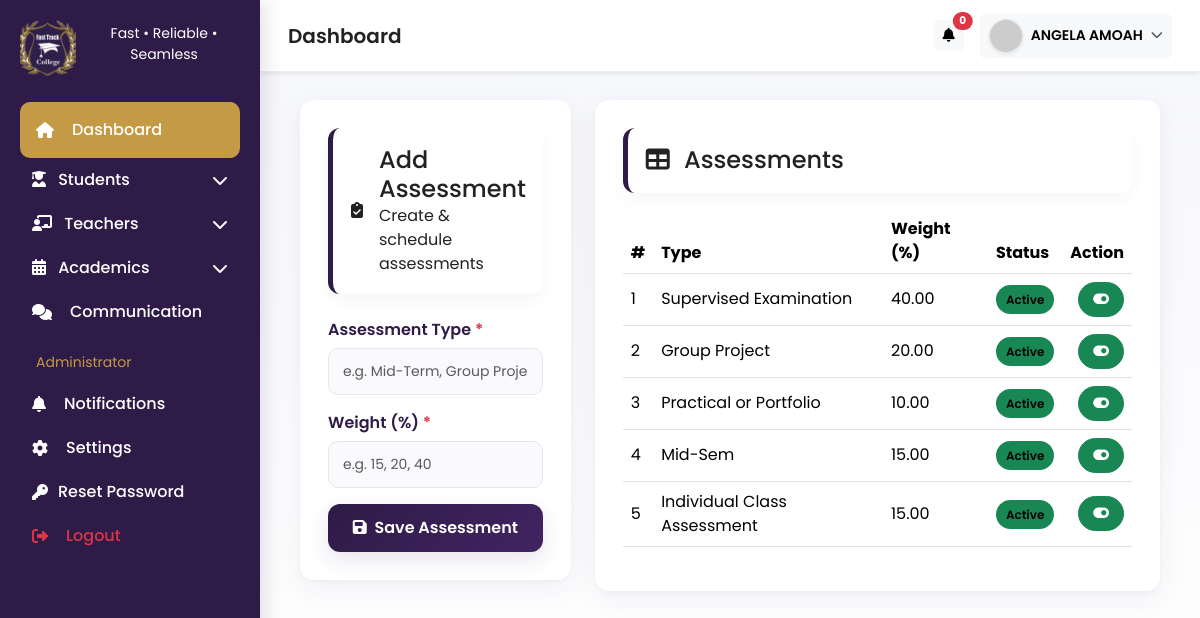
The app's page /pages/add_assessment.php (signed in) with its own data.
### tables this page shows
CREATE TABLE `assessments` (
  `id` int(11) NOT NULL,
  `type` varchar(100) NOT NULL,
  `weight` decimal(5,2) NOT NULL,
  `status` enum('Active','Inactive') DEFAULT 'Active',
  `created_at` timestamp NOT NULL DEFAULT current_timestamp(),
  `updated_at` timestamp NOT NULL DEFAULT current_timestamp() ON UPDATE current_timestamp()
);

### pages/add_assessment.php (the view, shortened to what this page needs)
<?php
include '../includes/db_connection.php';
?>
<!DOCTYPE html>
<html lang="en">
<head>
    <link href="https://cdn.jsdelivr.net/npm/bootstrap@5.3.2/dist/css/bootstrap.min.css" rel="stylesheet">
    <link href="https://cdnjs.cloudflare.com/ajax/libs/font-awesome/6.5.0/css/all.min.css" rel="stylesheet">
    <link href="../assets/css/styles.css" rel="stylesheet">
</head>
<body>
    <?php
if ($_SESSION['user_role'] === 'Super_Admin') {
    include '../includes/super_admin_sidebar.php';
} elseif ($_SESSION['user_role'] === 'Administrator') {
    include '../includes/administrator_sidebar.php';
}
?>
    <?php include '../includes/topbar.php'; ?>
    <main class="main" id="main">
        <div class="container-fluid">
            <div class="row g-4">
                <div class="col-lg-4">
                    <div class="form-card">
                        <div class="header-box mb-4 d-flex align-items-center gap-3">
                            <div class="icon-box">
                                <i class="fas fa-clipboard-check"></i>
                            </div>
                            <div>
                                <h4 class="title-h mb-0">Add Assessment</h4>
                                <div class="subtitle">Create & schedule assessments</div>
                            </div>
                        </div>
                        <form action="../handlers/process_add_assessment.php" method="POST">
                            <div class="mb-3">
                                <label class="form-label">Assessment Type <span class="text-danger">*</span></label>
                                <input type="text" name="type" class="form-control form-control-lg"
                                    placeholder="e.g. Mid-Term, Group Project" required>
                            </div>
                            <div class="mb-3">
                                <label class="form-label">
                                    Weight (%) <span class="text-danger">*</span>
                                </label>
                                <input type="number" name="weight" class="form-control form-control-lg" min="0"
                                    max="100" step="0.01" placeholder="e.g. 15, 20, 40" required>
                            </div>
                            <button class="btn-primary-custom w-100">
                                <i class="fas fa-save me-1"></i> Save Assessment
                            </button>
                        </form>
                    </div>
                </div>
                <div class="col-lg-8">
                    <div class="form-card">
                        <div class="header-box mb-3">
                            <h4 class="title-h mb-0">
                                <i class="fas fa-table me-2"></i> Assessments
                            </h4>
                        </div>
                        <div class="table-responsive">
                            <table class="table table-hover align-middle">
                                <thead>
                                    <tr>
                                        <th>#</th>
                                        <th>Type</th>
                                        <th>Weight (%)</th>
                                        <th>Status</th>
                                        <th class="text-end">Action</th>
                                    </tr>
                                </thead>
                                <tbody>
                                    <?php
                        $stmt = $pdo->query("SELECT * FROM assessments ORDER BY id DESC");
                        $i = 1;
                        foreach ($stmt as $row):
                            $isActive = $row['status'] === 'Active';
                        ?>
                                    <tr>
                                        <td><?= $i++ ?></td>
                                        <td><?= htmlspecialchars($row['type']) ?></td>
                                        <td><?= htmlspecialchars($row['weight']) ?></td>
                                        <td>
                                            <span class="status-badge <?= $isActive ? 'bg-success' : 'bg-danger' ?>">
                                                <?= $row['status'] ?>
                                            </span>
                                        </td>
                                        <td class="text-end">
                                            <a href="../handlers/toggle_assessment_status.php?id=<?= $row['id'] ?>"
                                                class="btn btn-sm toggle-btn <?= $isActive ? 'btn-success' : 'btn-danger' ?>">
                                                <i class="fas <?= $isActive ? 'fa-toggle-on' : 'fa-toggle-off' ?>"></i>
                                            </a>
                                        </td>
                                    </tr>
                                    <?php endforeach; ?>
                                </tbody>
                            </table>
                        </div>
                    </div>
                </div>
            </div>
        </div>
    </main>
</body>
</html>

### Assets/css/styles.css (style rules this page uses)
:root { --primary-dark: #2e1b47; --primary-500: #412461; --accent: #c49a47; --muted: #6b6b6b; --surface: #ffffff; --soft: #faf9fc; --glass: rgba(142, 106, 181, 0.08); --card-radius: 12px; }
html, body { height: 100%; }
body { font-family: "Poppins", sans-serif; background: linear-gradient(180deg, #f6f7fb 0%, #fff 100%); color: #222; margin: 0; -webkit-font-smoothing: antialiased; -moz-osx-font-smoothing: grayscale; }
.main { margin-left: 260px; padding: 28px; transition: margin-left 0.35s ease; min-height: calc(100vh - 72px); }
.form-card { background: var(--surface); border-radius: 14px; padding: 28px; box-shadow: 0 8px 30px rgba(49, 37, 88, 0.06), 0 2px 6px rgba(0, 0, 0, 0.03); transition: all 0.28s ease; }
.header-box { display: flex; gap: 18px; align-items: center; justify-content: space-between; padding: 18px; background: var(--surface); border-radius: 12px; border-left: 5px solid var(--primary-dark); box-shadow: 0 6px 18px rgba(0, 0, 0, 0.04); }
.form-label { color: var(--primary-dark); font-weight: 600; margin-bottom: 6px; display: block; }
.form-control-lg, .form-select-lg, textarea.form-control-lg { border-radius: 10px; padding: 12px 14px; border: 1.2px solid #e9e4ef; background: var(--soft); transition: all 0.22s ease; font-size: 14px; }
.btn-primary-custom { align-items: center; gap: 8px; background: linear-gradient(135deg, var(--primary-dark), var(--primary-500)); border: none; color: #fff; padding: 12px 18px; border-radius: 12px; font-weight: 600; transition: all 0.22s ease; box-shadow: 0 8px 22px rgba(65, 36, 97, 0.12); }

### pages/add_assessment.php (style rules this page uses)
.status-badge { font-size: 12px; padding: 6px 10px; border-radius: 20px; font-weight: 600; }
.toggle-btn { border-radius: 20px; padding: 6px 14px; }
.table thead { background: #412461; color: #fff; }

### records on screen
assessments: type "Supervised Examination", weight "40.00", status "Active"
assessments: type "Group Project", weight "20.00", status "Active"
assessments: type "Practical or Portfolio", weight "10.00", status "Active"
assessments: type "Mid-Sem", weight "15.00", status "Active"
assessments: type "Individual Class Assessment", weight "15.00", status "Active"

### other values on screen
$total_notifications "0"
$user_name "ANGELA AMOAH"
